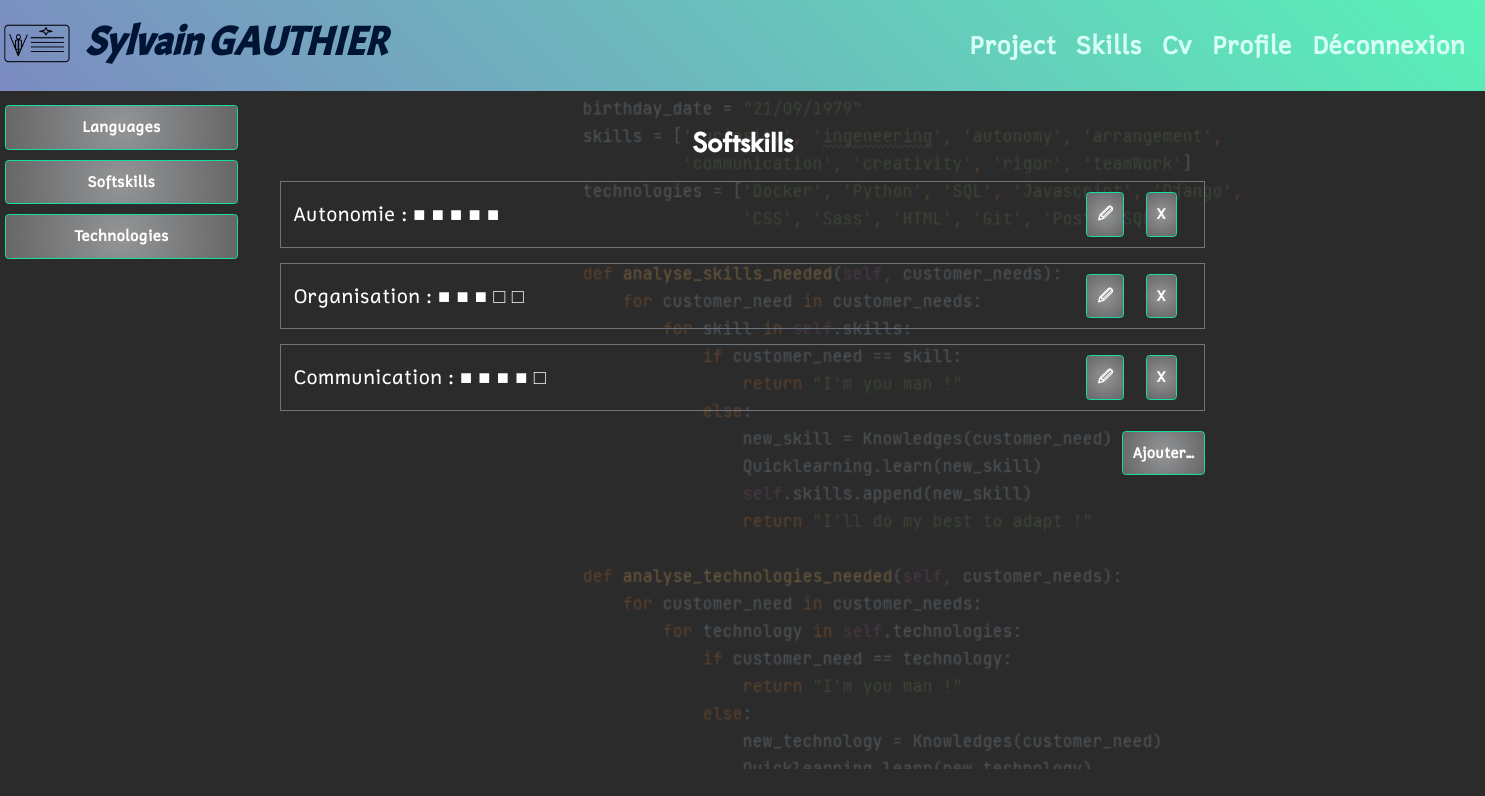
Page /skill/softskill/ (signed in) on the earlier database version.
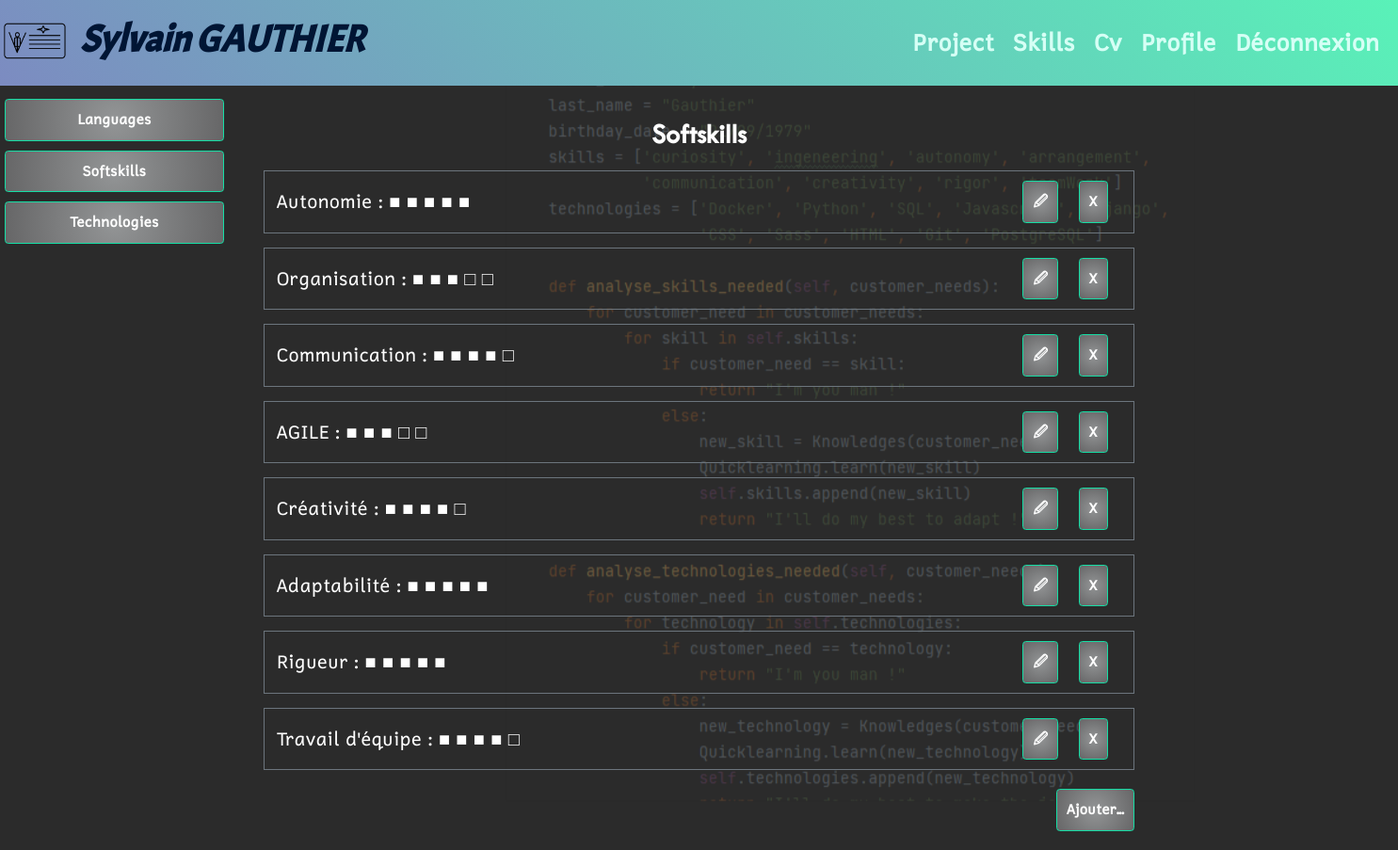
Same page on the later database version.
### skill/models/softskill.py (models this page shows, shortened)
class SoftSkill(models.Model):
    title = models.CharField(
        verbose_name='Soft Skill',
        max_length=40,
        blank=False,
        null=False
    )
    level = models.PositiveIntegerField(validators=[MinValueValidator(0),
                                                    MaxValueValidator(5)],
                                        default=0,
                                        verbose_name='Level')
    user = models.ForeignKey(settings.AUTH_USER_MODEL,
                             null=True,
                             on_delete=models.CASCADE)

### skill/views/softskill_views.py (the view)
# urls.py: path('', cv_views.index, name='cv_home'),
@login_required
def index(request):
    softskills = SoftSkill.objects.filter(
        Q(user=request.user)
    )
    return render(request,
                  'skill/softskills_index.html',
                  context={'softskills': softskills}
                  )

### skill/templates/skill/softskills_index.html
{% extends 'index.html' %}
{% block sidebar %}
    {% include 'skill/partials/skills_menu_snippet.html' %}
{% endblock sidebar %}
{% block content %}
    <div class="text-center">
        <h2>Softskills</h2>
    </div>
    {% for instance in softskills %}
        <div class="ticket border border-secondary m-4 p-2 row">
            <div class="align-self-center col-sm-6">
                {% include 'skill/partials/softskill_snippet.html' with softskill=instance %}
            </div>
            <div class="text-end col-sm-6">
                <a class="btn btn-secondary mt-2 mb-2 me-4" href="{% url 'skill:edit_softskill' instance.id %}">
                    🖉
                </a>
                <a class="btn btn-secondary mt-2 mb-2 me-4" href="{% url 'skill:delete_softskill' instance.id %}">
                    X
                </a>
            </div>
        </div>
    {% endfor %}
    <div class="text-end">
        <a class="btn btn-secondary mt-2 mb-2 me-4" href="{% url 'skill:create_softskill' %}">
            Ajouter...
        </a>
    </div>
{% endblock content %}

### skill/templates/skill/partials/softskill_snippet.html
<div>
    {{ softskill.title }} :
        {% for i in "x"|ljust:"5" %}
            {% if forloop.counter <= softskill.level %}
                <span class="text-green fw-semibold">■</span>
            {% else %}
                <span>□</span>
            {% endif %}
        {% endfor %}
</div>

Differences in the rows shown:
added SoftSkill: title "AGILE", level 3 (drawn)
added SoftSkill: title "Créativité", level 4 (drawn)
added SoftSkill: title "Adaptabilité", level 5 (drawn)
added SoftSkill: title "Rigueur", level 5 (drawn)
added SoftSkill: title "Travail d'équipe", level 4 (drawn)
